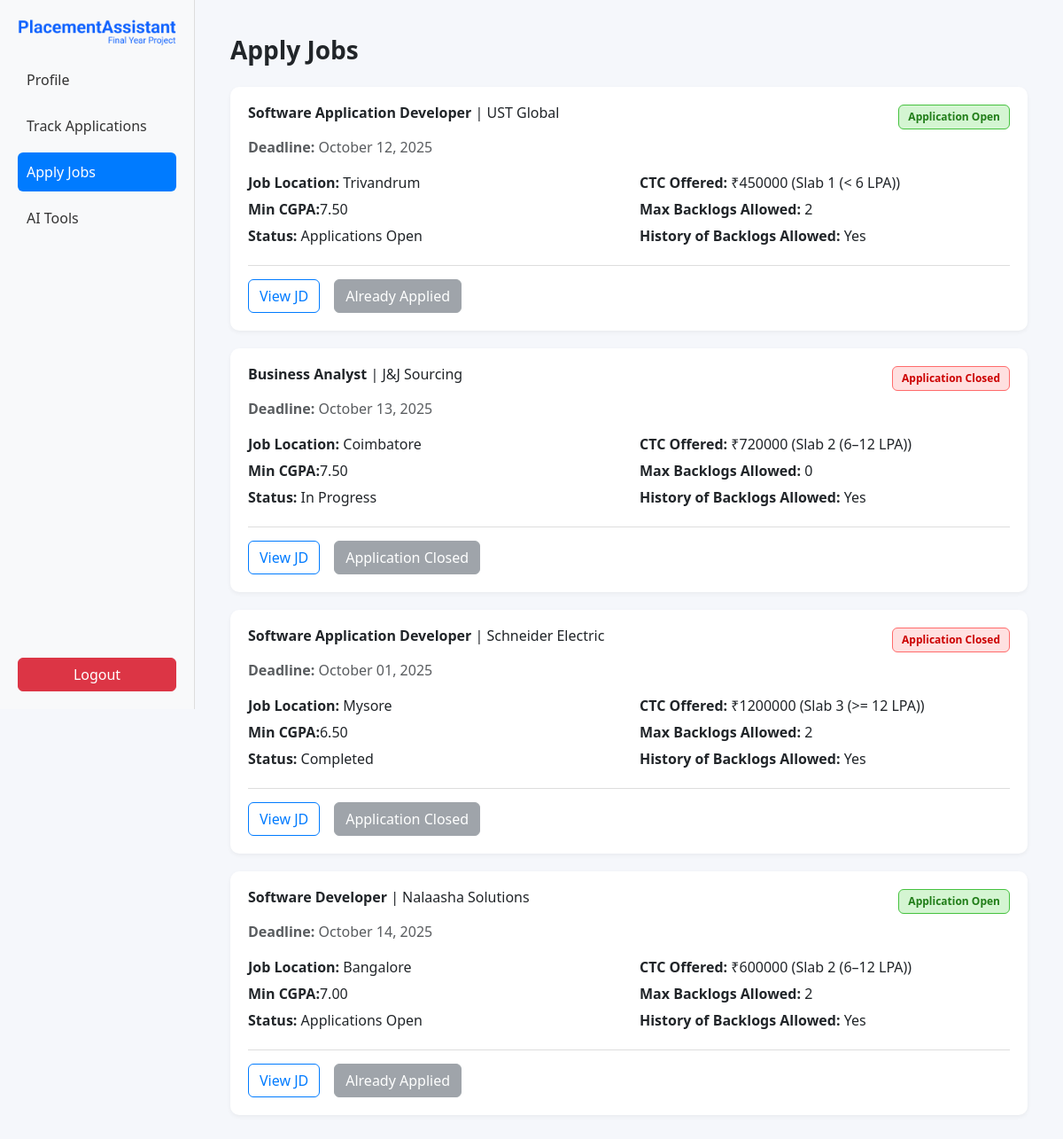
Page /jobs/jobs/ (signed in) on the committed database.
### jobs/models.py (models this page shows, shortened)
class Job(models.Model):
    SLAB_CHOICES = [
        (1, "Slab 1 (< 6 LPA)"),
        (2, "Slab 2 (6–12 LPA)"),
        (3, "Slab 3 (>= 12 LPA)"),
    ]
    STATUS_CHOICES = [
        ('open', 'Applications Open'),
        ('progress', 'In Progress'),
        ('closed', 'Completed'),
    ]
    title = models.CharField(max_length=255)
    company_name = models.CharField(max_length=255)
    location = models.CharField(max_length=255)
    ctc = models.DecimalField(max_digits=10, decimal_places=2)  # LPA
    slab = models.IntegerField(choices=SLAB_CHOICES, blank=True, null=True)
    deadline = models.DateTimeField()
    min_cgpa = models.DecimalField(max_digits=4, decimal_places=2)
    max_backlogs = models.IntegerField(default=0)
    history_allowed = models.BooleanField(default=True)
    jd_file = models.FileField(upload_to="job_descriptions/",null=True, blank=True)
    created_by = models.ForeignKey(User, on_delete=models.CASCADE, related_name="posted_jobs")
    created_at = models.DateTimeField(auto_now_add=True)
    status = models.CharField(max_length=20, choices=STATUS_CHOICES, default='open')

### jobs/views.py (the view)
# urls.py: path('jobs/', views.job_list, name='job_list'),
@login_required
def job_list(request):
    student_profile = get_object_or_404(StudentProfile, user=request.user)
    jobs = Job.objects.all().order_by('-created_at')
    applied_jobs = Application.objects.filter(student=request.user).values_list('job_id', flat=True)
    job_status = {}
    for job in jobs:
        if job.id in applied_jobs:
            job_status[job.id] = "applied"
        elif student_profile.cgpa < job.min_cgpa:
            job_status[job.id] = "low_cgpa"
        elif student_profile.active_backlogs > job.max_backlogs:
            job_status[job.id] = "too_many_backlogs"
        elif not job.history_allowed and student_profile.history_of_backlogs:
            job_status[job.id] = "history_not_allowed"
        elif student_profile.highest_slab_placed and job.slab <= student_profile.highest_slab_placed:
            job_status[job.id] = "already_placed_same_or_higher"
        else:
            job_status[job.id] = "eligible"
    context = {
        "jobs": jobs,
        "job_status": job_status,
    }
    return render(request, "students/apply_jobs.html", context)

### jobs/templatetags/dict_extras.py (called while the page is built)
@register.filter
def get_item(dictionary, key):
    return dictionary.get(key)

### students/templates/students/apply_jobs.html (shortened to what this page needs)
{% load static %}
{% load dict_extras %}
<!DOCTYPE html>
<html lang="en">
<head>
  <link href="https://cdn.jsdelivr.net/npm/bootstrap@5.3.2/dist/css/bootstrap.min.css" rel="stylesheet">
</head>
<body>
  <div class="d-flex">
    <div class="sidebar">
      <div class="logo-container text-center mb-3">
        <img src="{% static 'images/logo.png' %}" alt="PlacementAssistant Logo" class="img-fluid logo-img">
      </div>
      <a href="{% url 'student_profile' %}">Profile</a>
      <a href="{% url 'track_applications' %}">Track Applications</a>
      <a href="{% url 'job_list' %}" class="active">Apply Jobs</a>
      <a href="#">AI Tools</a>
      <form method="post" action="{% url 'logout' %}">
        <button type="submit" class="btn btn-danger w-100">Logout</button>
      </form>
    </div>
    <div class="main-content">
      <h3 class="fw-bold mb-4">Apply Jobs</h3>
      {% for job in jobs %}
      <div class="job-card">
        <div class="job-header mb-2">
          <h6><strong>{{ job.title }}</strong> | {{ job.company_name }}</h6>
          {% if job.status == 'open' %}
            <span class="badge-open">Application Open</span>
          {% else %}
            <span class="badge-closed">Application Closed</span>
          {% endif %}
        </div>
        <p class="text-muted mb-1"><strong>Deadline:</strong> {{ job.deadline|date:"F d, Y" }}</p>
        <div class="job-details mt-3">
          <div class="row">
            <div class="col-md-6">
              <p><strong>Job Location:</strong> {{ job.location }}</p>
              <p><strong>Min CGPA:</strong>{{ job.min_cgpa }}</p>
              <p><strong>Status:</strong> {{ job.get_status_display }}</p>
            </div>
            <div class="col-md-6">
              <p><strong>CTC Offered:</strong> ₹{{ job.ctc|floatformat:0 }} ({{ job.get_slab_display }})</p>
              <p><strong>Max Backlogs Allowed:</strong> {{ job.max_backlogs }}</p>
              <p><strong>History of Backlogs Allowed:</strong> {{ job.history_allowed|yesno:"Yes,No" }}</p>
            </div>
          </div>
        </div>
        <div class="divider"></div>
        <div class="d-flex gap-3">
            {% if job.jd_file %}
                <a href="{{ job.jd_file.url }}" target="_blank" class="btn btn-view">View JD</a>
                {% else %}
                <button class="btn btn-view" disabled>No JD Uploaded</button>
            {% endif %}
            {% if job.status == 'open' %}
                {% with status=job_status|get_item:job.id %}
                    {% if status == "eligible" %}
                    <form method="post" action="{% url 'apply_job' job.id %}">
                        {% csrf_token %}
                        <button type="submit" class="btn btn-apply">Apply Now</button>
                    </form>
                    {% elif status == "applied" %}
                    <button class="btn btn-secondary" disabled>Already Applied</button>
                    {% else %}
                    <button class="btn btn-secondary" disabled>Not Eligible</button>
                    {% endif %}
                {% endwith %}
            {% else %}
                <button class="btn btn-secondary" disabled>Application Closed</button>
            {% endif %}
        </div>
      </div>
      {% empty %}
        <p class="text-muted">No open job postings currently.</p>
      {% endfor %}
    </div>
  </div>
</body>
</html>

### students/templates/students/apply_jobs.html (style rules this page uses)
body { font-family: 'Segoe UI', sans-serif; background-color: #f5f7fb; }
.sidebar { width: 220px; height: 100vh; background: #f8f9fa; border-right: 1px solid #ddd; padding: 20px; display: flex; flex-direction: column; position: sticky; top: 0; }
.sidebar form { margin-top: auto !important; padding-top: 10px; }
.sidebar a { display: block; color: #333; padding: 10px; text-decoration: none; border-radius: 6px; margin-bottom: 8px; }
.sidebar a.active { background: #007bff; color: #fff; }
.main-content { flex: 1; padding: 40px; }
.job-card { background: #fff; border-radius: 10px; box-shadow: 0 2px 5px rgba(0,0,0,0.05); padding: 20px; margin-bottom: 20px; }
.job-header { display: flex; justify-content: space-between; align-items: center; }
.badge-open { background: #d4f5d2; color: #207d18; border: 1px solid #46c23f; border-radius: 6px; padding: 4px 10px; font-size: 12px; font-weight: 600; }
.badge-closed { background: #ffe0e0; color: #cc0000; border: 1px solid #ff6b6b; border-radius: 6px; padding: 4px 10px; font-size: 12px; font-weight: 600; }
.btn-view { border: 1px solid #007bff; color: #007bff; font-weight: 500; }
.job-details p { margin-bottom: 6px; }
.divider { border-bottom: 1px solid #ddd; margin: 15px 0; }

### rows in the picture
Job: title "Software Application Developer", company_name "UST Global", shows "Application Open", deadline "October 12, 2025", location "Trivandrum", min_cgpa "7.50", status "Applications Open", ctc "450000", slab "Slab 1 (< 6 LPA)", max_backlogs "2", history_allowed "Yes", shows "Already Applied"
Job: title "Business Analyst", company_name "J&J Sourcing", shows "Application Closed", deadline "October 13, 2025", location "Coimbatore", min_cgpa "7.50", status "In Progress", ctc "720000", slab "Slab 2 (6–12 LPA)", max_backlogs "0", history_allowed "Yes"
Job: title "Software Application Developer", company_name "Schneider Electric", shows "Application Closed", deadline "October 01, 2025", location "Mysore", min_cgpa "6.50", status "Completed", ctc "1200000", slab "Slab 3 (>= 12 LPA)", max_backlogs "2", history_allowed "Yes"
Job: title "Software Developer", company_name "Nalaasha Solutions", shows "Application Open", deadline "October 14, 2025", location "Bangalore", min_cgpa "7.00", status "Applications Open", ctc "600000", slab "Slab 2 (6–12 LPA)", max_backlogs "2", history_allowed "Yes", shows "Already Applied"
